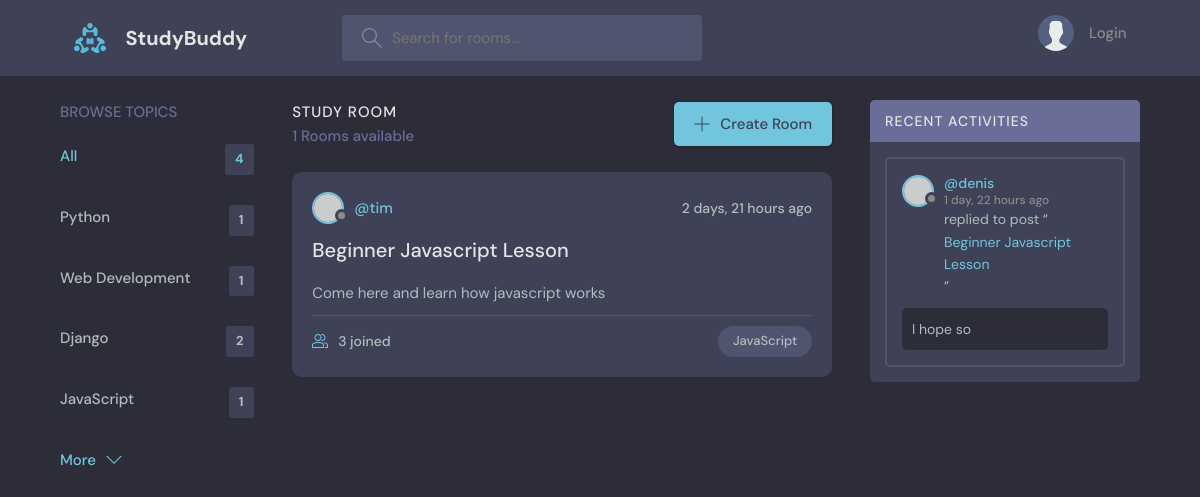
Before: /?q=JavaScript with the older database file.
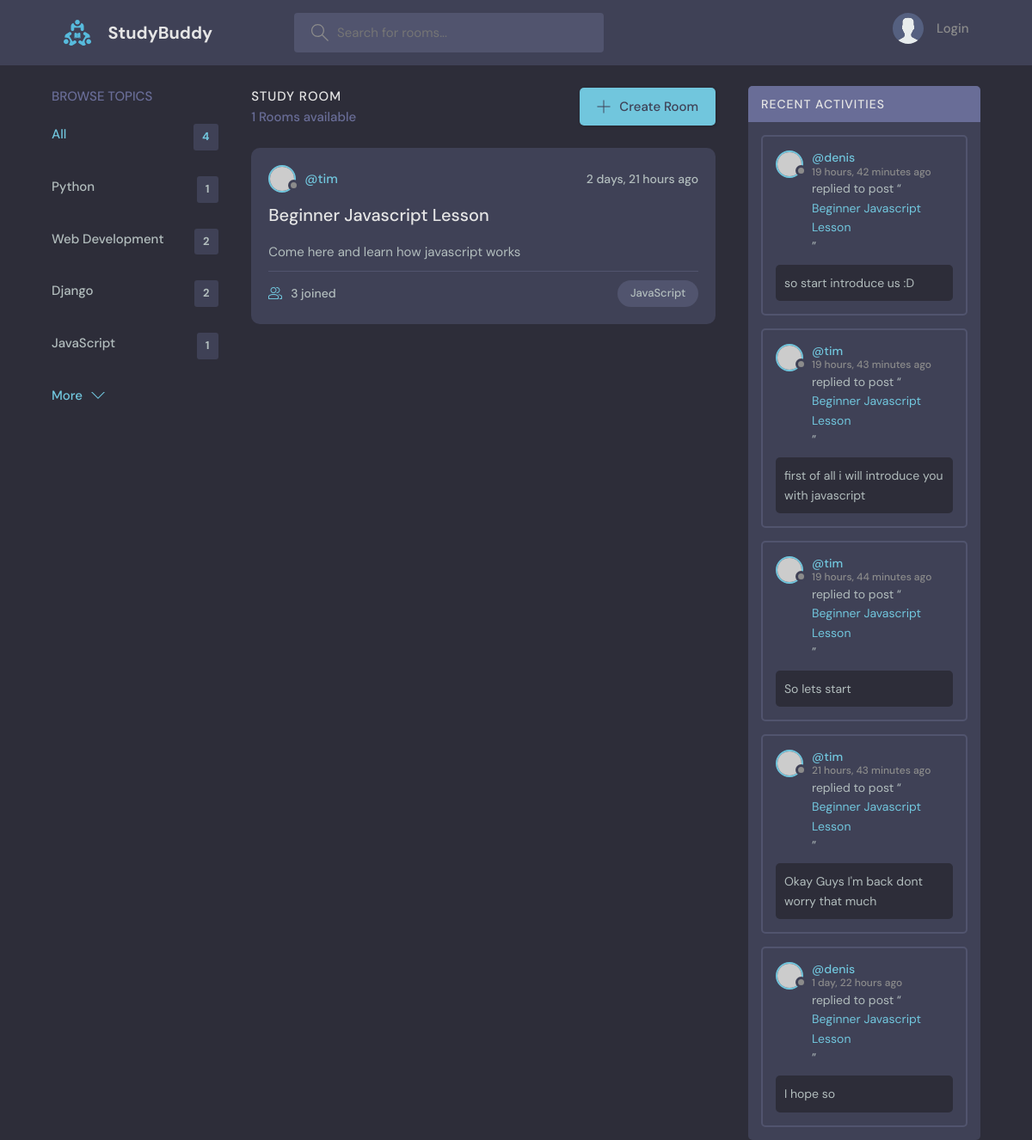
After: the same page with the newer database file.
### base/models.py (models this page shows, shortened)
class Topic(models.Model):
    name = models.CharField(max_length=200)

class Room(models.Model):
    host = models.ForeignKey(User, on_delete=models.SET_NULL, null=True)
    topic = models.ForeignKey(Topic, on_delete=models.SET_NULL, null=True)
    name = models.CharField(max_length=50)
    description = models.TextField(max_length=50, null=True, blank=True)
    participants = models.ManyToManyField(User, related_name="participants", blank=True)
    updated = models.DateTimeField(auto_now=True)
    created = models.DateTimeField(auto_now_add=True)
    class Meta:
        ordering = ["-updated", "-created"]
    def __str__(self):
        return self.name

class Message(models.Model):
    room = models.ForeignKey(Room, on_delete=models.CASCADE)
    user = models.ForeignKey(User, on_delete=models.CASCADE)
    body = models.TextField(max_length=500)
    updated = models.DateTimeField(auto_now=True)
    created = models.DateTimeField(auto_now_add=True)
    class Meta:
        ordering = ["-updated", "-created"]
    def __str__(self):
        return self.body[0:50]

### base/views.py (the view)
# urls.py: path("", views.home, name="home"),
def home(request):
    q = request.GET.get("q") if request.GET.get("q") != None else ""
    rooms = Room.objects.filter(
        Q(topic__name__icontains=q) | Q(host__username__icontains=q)
    )
    topics = Topic.objects.all()[0:5]
    room_count = rooms.count()
    room_messages = Message.objects.filter(
        Q(room__topic__name__icontains=q)
        | Q(room__name__icontains=q)
        | Q(user__username__icontains=q)
    )
    context = {
        "rooms": rooms,
        "topics": topics,
        "room_count": room_count,
        "room_messages": room_messages,
    }
    return render(request, "base/home.html", context)

### base/templates/base/home.html (shortened to what this page needs)
{% extends 'main.html' %}
  {% block content %}
    <main class="layout layout--3">
      <div class="container">
        {% include "base/topics_component.html" %}
        <div class="roomList">
          <div class="roomList__header">
            <div>
              <h2>Study Room</h2>
              <p>{{room_count}} Rooms available</p>
            </div>
            <a class="btn btn--main" href="{% url 'create-room' %}">
              <svg version="1.1" xmlns="http://www.w3.org/2000/svg" width="32" height="32" viewBox="0 0 32 32">
                <title>add</title>
                <path
                  d="M16.943 0.943h-1.885v14.115h-14.115v1.885h14.115v14.115h1.885v-14.115h14.115v-1.885h-14.115v-14.115z"
                ></path>
              </svg>
              Create Room
            </a>
          </div>
          {% include "base/feed_component.html" %}
        </div>
        {% include 'base/activity_component.html' %}
      </div>
    </main>
  {% endblock content %}

### base/templates/base/topics_component.html
<div class="topics">
    <div class="topics__header">
      <h2>Browse Topics</h2>
    </div>
    <ul class="topics__list">
      <li>
        {% if request.path == '/' %}
          <a href="{% url 'home' %}" class="active">All <span> {{topics.count}} </span></a>
        {% else %}
          <a href="{% url 'user-profile' user.id %}" class="active">All <span> {{room_topics_count}} </span></a>
        {% endif %}
      </li>
      {% if request.path == '/' %}
        {% for topic in topics  %}
          <li>
              <a href="{% url 'home'%}?q={{topic.name}}">{{topic.name}} <span>{{topic.room_set.all.count}}</span></a>
          </li>
        {% endfor %}
      {% else %}
          {% for topic_name  in room_topics_names  %}
          <li>
            <a href="{% url 'user-profile' user.id%}?q={{topic_name}}">{{topic_name}}</a>
          </li>
          {% endfor %}
      {% endif %}
    </ul>
    <a class="btn btn--link" href="{% url 'topics' %}">
      More
      <svg version="1.1" xmlns="http://www.w3.org/2000/svg" width="32" height="32" viewBox="0 0 32 32">
        <title>chevron-down</title>
        <path d="M16 21l-13-13h-3l16 16 16-16h-3l-13 13z"></path>
      </svg>
    </a>
  </div>

### base/templates/base/feed_component.html (shortened to what this page needs)
    {% for room in rooms %}
        <div class="roomListRoom">
        <div class="roomListRoom__header">
            <a href="{% url 'user-profile' room.host.id%}" class="roomListRoom__author">
            <div class="avatar avatar--small">
                <img src="https://randomuser.me/api/portraits/women/11.jpg" />
            </div>
            <span>@{{room.host.username}}</span>
            </a>
            <div class="roomListRoom__actions">
            <span>{{room.created|timesince}} ago</span>
            </div>
        </div>
        <div class="roomListRoom__content">
            <a href="{% url 'room' room.id %}">{{room.name}}</a>
            <p>
                {{room.description}}
            </p>
        </div>
        <div class="roomListRoom__meta">
            <a href="{% url 'room' room.id %}" class="roomListRoom__joined">
            {{room.participants.count}} joined
            </a>
            <p class="roomListRoom__topic">{{room.topic.name}}</p>
        </div>
        </div>
    {% endfor %}

### base/templates/base/activity_component.html (shortened to what this page needs)
<div class="activities">
    <div class="activities__header">
      <h2>Recent Activities</h2>
    </div>
    {% for room_message in room_messages %}
        <div class="activities__box">
        <div class="activities__boxHeader roomListRoom__header">
            <a href="{% url 'user-profile' room_message.user.id %}" class="roomListRoom__author">
            <div class="avatar avatar--small">
                <img src="https://randomuser.me/api/portraits/women/11.jpg" />
            </div>
            <p>
                @{{room_message.user.username}}
                <span>{{room_message.created|timesince}} ago</span>
            </p>
            </a>
        </div>
        <div class="activities__boxContent">
            <p>replied to post “<a href="{% url 'room' room_message.room.id %}">{{room_message.room}}</a>”</p>
            <div class="activities__boxRoomContent">
                {{room_message}}
            </div>
        </div>
        </div>
    {% endfor %}
  </div>

Changed rows visible on the page:
computed for Topic "Web Development": room_set.all.count "1" → "2"
added Message: user.username "denis", created "19 hours, 42 minutes", room "Beginner Javascript Lesson", body "so start introduce us :D"
added Message: user.username "tim", created "19 hours, 43 minutes", room "Beginner Javascript Lesson", body "first of all i will introduce you with javascript"
added Message: user.username "tim", created "19 hours, 44 minutes", room "Beginner Javascript Lesson", body "So lets start"
added Message: user.username "tim", created "21 hours, 43 minutes", room "Beginner Javascript Lesson", body "Okay Guys I'm back dont worry that much"
